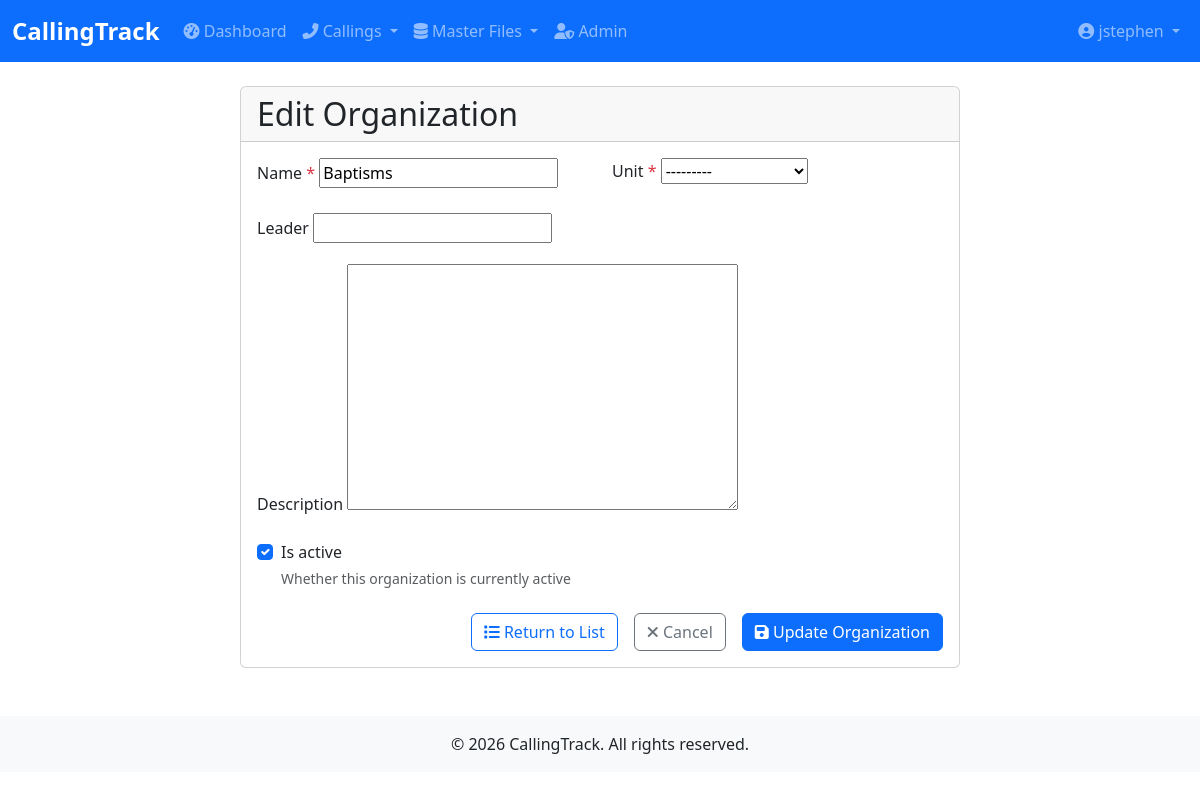
The page /callings/organizations/9/update/ (signed in) on the database as committed earlier.
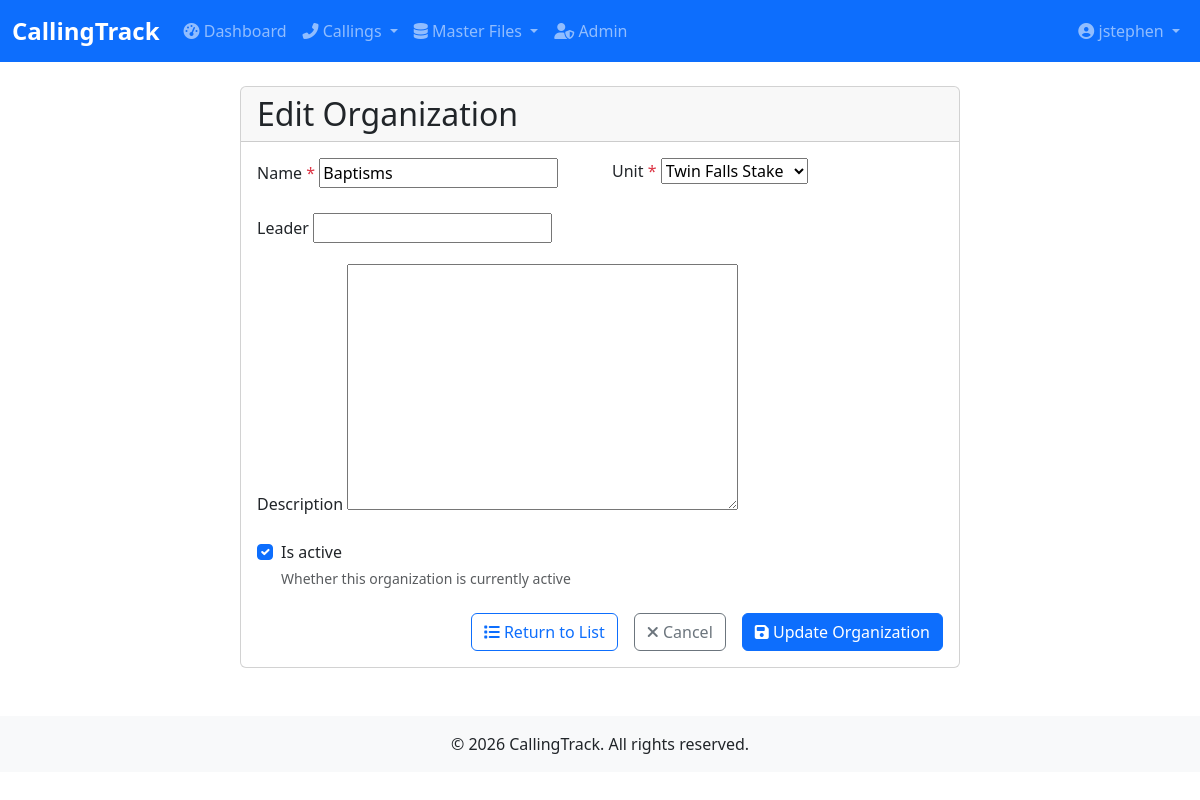
The same page on the database as committed later.
### callings/models.py (models this page shows, shortened)
class Organization(models.Model):
    name = models.CharField(max_length=100, unique=True)
    description = models.TextField(blank=True, null=True)
    unit = models.ForeignKey(Unit, on_delete=models.CASCADE, related_name='organizations', null=True, blank=True)
    leader = models.CharField(max_length=200, blank=True, null=True)
    is_active = models.BooleanField(default=True, help_text="Whether this organization is currently active")
    created_at = models.DateTimeField(auto_now_add=True)
    updated_at = models.DateTimeField(auto_now=True)
    class Meta:
        ordering = ['name']

### callings/views.py (the view, shortened to what this page needs)
# urls.py: path('organizations/<int:pk>/update/', views.OrganizationUpdateView.as_view(), name='organization-update'),
class OrganizationUpdateView(LoginRequiredMixin, SuperuserRequiredMixin, TitleMixin, UpdateView):
    model = Organization
    form_class = OrganizationForm
    template_name = 'callings/organization/organization_form.html'
    def get_title(self):
        return f"Update Organization: {self.get_object().name}"

### callings/forms.py
class OrganizationForm(ModelForm):
    class Meta:
        model = Organization
        fields = ['name', 'unit', 'leader', 'description', 'is_active']
        widgets = {
            'is_active': forms.CheckboxInput(attrs={'class': 'form-check-input'}),
        }

### callings/models.py (called while the page is built)
    def __str__(self):
        unit_type_display = self.get_unit_type_display()
        if unit_type_display.lower() in self.name.lower():
            return self.name
        else:
            return f"{self.name} ({unit_type_display})"

### callings/views.py (called while the page is built)
    def test_func(self):
        return self.request.user.is_superuser

    def get_context_data(self, **kwargs):
        context = super().get_context_data(**kwargs)
        context['title'] = self.get_title()
        return context

### callings/templates/callings/organization/organization_form.html (shortened to what this page needs)
{% extends 'callings/base.html' %}
{% block content %}
<div class="container">
    <div class="row justify-content-center">
        <div class="col-lg-8">
            <div class="card">
                <div class="card-header">
                    <h2 class="mb-0">{% if form.instance.pk %}Edit{% else %}Create New{% endif %} Organization</h2>
                </div>
                <div class="card-body">
                    <form method="post" class="needs-validation" novalidate>
                        <div class="row mb-3">
                            <div class="col-md-6">
                                <label for="{{ form.name.id_for_label }}" class="form-label">
                                    {{ form.name.label }}
                                    <span class="text-danger">*</span>
                                </label>
                                {{ form.name }}
                            </div>
                            <div class="col-md-6">
                                <label for="{{ form.unit.id_for_label }}" class="form-label">
                                    {{ form.unit.label }}
                                    <span class="text-danger">*</span>
                                </label>
                                {{ form.unit }}
                            </div>
                        </div>
                        <div class="mb-3">
                            <label for="{{ form.leader.id_for_label }}" class="form-label">
                                {{ form.leader.label }}
                            </label>
                            {{ form.leader }}
                        </div>
                        <div class="mb-3">
                            <label for="{{ form.description.id_for_label }}" class="form-label">
                                {{ form.description.label }}
                            </label>
                            {{ form.description }}
                        </div>
                        <div class="form-check mb-4">
                            {{ form.is_active }}
                            <label class="form-check-label" for="{{ form.is_active.id_for_label }}">
                                {{ form.is_active.label }}
                            </label>
                            <div class="form-text">{{ form.is_active.help_text }}</div>
                        </div>
                        <div class="d-grid gap-2 d-md-flex justify-content-md-end">
                            <a href="{% url 'callings:organization-list' %}" class="btn btn-outline-primary me-md-2">
                                <i class="fas fa-list"></i> Return to List
                            </a>
                            <a href="{% if form.instance.pk %}{% url 'callings:organization-detail' form.instance.pk %}{% else %}{% url 'callings:organization-list' %}{% endif %}"
                               class="btn btn-outline-secondary me-md-2">
                                <i class="fas fa-times"></i> Cancel
                            </a>
                            <button type="submit" class="btn btn-primary">
                                <i class="fas fa-save"></i> {% if form.instance.pk %}Update{% else %}Create{% endif %} Organization
                            </button>
                        </div>
                    </form>
                </div>
            </div>
        </div>
    </div>
</div>
{% endblock %}

Rows that differ between the two databases and show on the page:
changed Organization "Baptisms": unit "---------" → "Twin Falls Stake"
